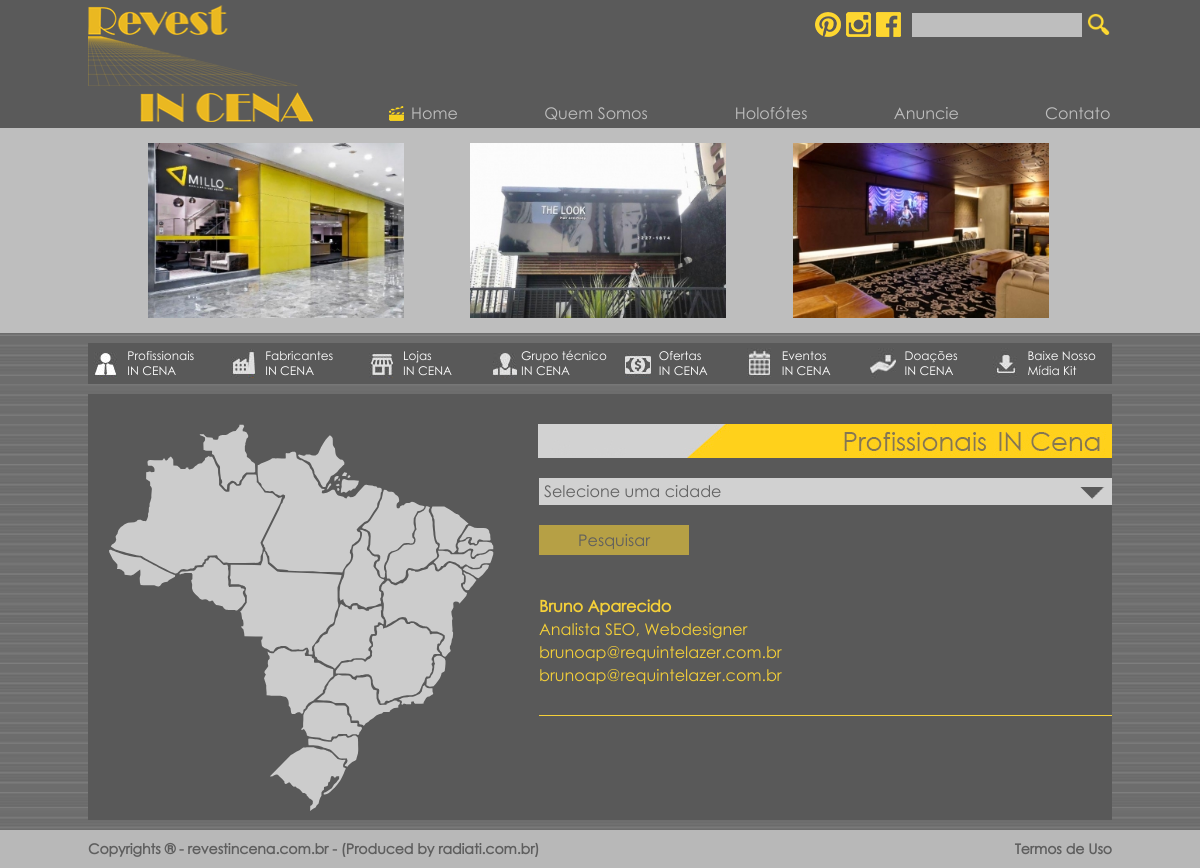
Screenshot of /profissionais.php?id=3 with the database file from the repository.
### tables this page shows
CREATE TABLE IF NOT EXISTS `publicidade` (
  `id_p` int(11) NOT NULL AUTO_INCREMENT,
  `name_p` varchar(30) NOT NULL,
  `image_p` varchar(50) NOT NULL,
  `url_p` varchar(150) NOT NULL,
  PRIMARY KEY (`id_p`)
);

CREATE TABLE IF NOT EXISTS `mapping` (
  `id_ma` int(11) NOT NULL AUTO_INCREMENT,
  `id_ci` int(11) NOT NULL,
  `uf_ma` char(2) NOT NULL,
  `name_ma` varchar(150) NOT NULL,
  `info_ma` varchar(150) NOT NULL,
  `cont1_ma` varchar(150) NOT NULL,
  `cont2_ma` varchar(150) NOT NULL,
  `area_ma` int(11) NOT NULL,
  PRIMARY KEY (`id_ma`)
);

### profissionais.php (the view, shortened to what this page needs)
<?php include_once('cms/php/conn.php'); mysqli_set_charset($conn, "utf8");?>
<!DOCTYPE html>
<html lang="pt-br">
	<head>
		<?php include_once('includes/head.php');?>
	</head>
	<body>
		<?php include_once('includes/header.php');?>
		<?php include_once('includes/menu.php');?>
		<div class="Centro FundoConteudo contato_overflow">
			<img src="imagens/profissionais.jpg" alt="Contato" class="Titulos right" style="margin-bottom: 10px;" />
             <div class="centraliza_barra">
				<div class="MapaMaroto">
					<?php include_once('includes/mapa.php');?>
				</div>
                    <div class="info_direita">
						<form name="selectcidades" method="post" onsubmit="return false">
							<select name="cidade" onchange="CarregarResultados(this.value)" id="SelectCidades">
								<option value="null">Selecione uma cidade</option>
							</select>
							<button onclick="CarregarResultados(document.selectcidades.cidade.value)">Pesquisar</button>
                        </form>
						<div class="ResultBusca">
							<?php
								if(isset($_GET)){
									if(is_numeric($_GET['id'])){
										$SelectMap = mysqli_query($conn, "SELECT * FROM mapping WHERE id_ma=$_GET[id]");
										if(mysqli_num_rows($SelectMap)>0){
											$Mapping = mysqli_fetch_object($SelectMap);
											echo'
												<div class="resultados">
													<b>'.$Mapping->name_ma.'</b> <br>
													  '.$Mapping->info_ma.' <br>
														'.$Mapping->cont1_ma.' <br>
														'.$Mapping->cont2_ma.'
												</div>
											';
										}
									}
								}
							?>
                        </div>
                    </div>
				<div class="esp"></div>
            </div>
			<div class="esp"></div>
        </div>
		<?php include_once('includes/footer.php');?>
	</body>
</html>

### includes/header.php (shortened to what this page needs)
		<header>
			<div class="FundoSuperior">
				<div class="Centro">
					<a href="index.php">
						<img src="imagens/logo.png" alt="logo" class="Logo"/>
					</a>
					<div class="RedesSociaisHeader">
						<div class="IconesEsquerda">
							<img src="imagens/icones/pinterest.png" alt="Pinterest" class="Icones"/>
							<img src="imagens/icones/instagram.png" alt="Instagram" class="Icones"/>
							<img src="imagens/icones/fb.png" alt="Facebook" class="Icones"/>
						</div>
						<div class="FormDireita">
							<form name="buscar" method="post" action="">
								<input type="text" name="busca"/>
								<button onclick="this.submit();">
									<img src="imagens/icones/lupa.png" alt="Lupa"/>
								</button>
							</form>
						</div>
					</div>
					<nav>
						<ul class="MenuSuperior">
<?php
        if($pagename=="home"){
?>
							<li style="background-position: 35px 3px;" class="claquete_ativa" id="hover_claquete">
								<a href="index.php" style="margin-right:48px;">
									Home
								</a>
							</li>
							<li style="background-position: 18px 3px; width: 150px;" id="hover_claquete">
								<a href="quem-somos.php" style="margin-right:8px;">
									Quem Somos
								</a>
							</li>
							<li style="background-position: 58px 3px;" id="hover_claquete">
								<a href="#">
									Holofótes
								</a>
								<ul class="Dropdown">
									<li onclick="location.href='personalidades.php'">
										<a href="personalidades.php">Personalidades IN CENA</a>
									</li>
									<li onclick="location.href='materias.php'">
										<a href="materias.php">Matérias e Artigos</a>
									</li>
									<li onclick="location.href='orgaos-do-setor.php'">
										<a href="orgaos-do-setor.php">Orgãos do Setor</a>
									</li>
									<li onclick="location.href='noticias.php'">
										<a href="noticias.php">Notícias</a>
									</li>
									<li onclick="location.href='projetos.php'">
										<a href="projetos.php">Projetos</a>
									</li>
                                    <li onclick="location.href='newsletter.php'">
										<a href="newsletter.php">Newsletter</a>
									</li>
								</ul>
							</li>
							<li style="background-position: 65px 3px;" id="hover_claquete">
								<a href="#">
									Anuncie
								</a>
							</li>
							<li style="background-position: 63px 3px;" id="hover_claquete">
								<a href="contato.php">
									Contato
								</a>
							</li>
<?php }else if(!isset($pagename)){ ?>
							<li style="background-position: 35px 3px;"  id="hover_claquete" class="claquete_ativa">
								<a href="index.php" style="margin-right:48px;">
									Home
								</a>
							</li>
							<li style="background-position: 18px 3px; width: 150px;" id="hover_claquete">
								<a href="quem-somos.php" style="margin-right:8px;">
									Quem Somos
								</a>
							</li>
							<li style="background-position: 58px 3px;" id="hover_claquete" >
								<a href="#">
									Holofótes
								</a>
							</li>
							<li style="background-position: 65px 3px;" id="hover_claquete">
								<a href="#">
									Anuncie
								</a>
							</li>
                            <li style="background-position: 63px 3px;" id="hover_claquete">
								<a href="contato.php">
									Contato
								</a>
							</li>
<?php } ?>
                        </ul>
					</nav>
					<div class="esp"></div>
				</div>
			</div>
			<div class="FundoInferior">
				<div class="Centro DestaqueTopo">
					<?php
						$SelectPublict = mysqli_query($conn, "SELECT * FROM publicidade LIMIT 0, 3");
						while($Publict=mysqli_fetch_object($SelectPublict)):
						if($Publict->image_p!=''):
					?>
						<a href="<?php echo $Publict->url_p?>" target="_blank">
							<img src="cms/imagens/publicidade/<?php echo $Publict->image_p?>" alt="destaque" class="ImagemDestaqueTopo"/>
						</a>
					<?php
						endif;
						endwhile;
					?>
					<div class="esp"></div>
				</div>
			</div>
		</header>

### css/style.css (style rules this page uses)
* { padding: 0; margin: 0; font-family: "Century Gothic"; outline: none; }
body { background: url(../imagens/fundo.jpg); }
header { width: 100%; height: auto; }
.FundoSuperior, .FundoInferior { width: 100%; height: auto; }
.FundoSuperior { padding: 5px 0; background: #5a5a5a; }
.FundoInferior { padding: 10px 0; background: #bebebe; }
.esp { width: 100%; height: 1px; clear: both; }
.DestaqueTopo a { text-decoration: none; }
.SubMenu, .FundoConteudo { background: #595959; }
.FundoConteudo { padding: 10px; margin-top: 10px !important; }
.right { float: right; }

### css/mobile.css (style rules this page uses)
.FundoSuperior .MenuSuperior .claquete_ativa { background-image: url("../imagens/icones/claquete.png"); background-repeat: no-repeat; }
.Centro { height: auto; margin: auto; position: relative; width: 1024px; }
.FundoConteudo { width: 1004px !important; }
.Logo { float: left; height: auto; width: 22%; }
nav { bottom: 0; height: auto; margin-top: 20px; position: absolute; right: 0; width: 74%; }
.MenuSuperior { list-style: outside none none; }
.MenuSuperior li { float: left; text-align: right; width: 20%; }
.MenuSuperior li a { color: #bebebe; text-decoration: none; }
.RedesSociaisHeader { position: absolute; right: 0; top: 0; width: auto; }
.IconesEsquerda { float: left; padding-right: 10px; padding-top: 2px; text-align: right; width: 200px; }
.FormDireita { float: right; padding-top: 8px; width: 200px; }
.RedesSociaisHeader .Icones { padding-top: 5px; }
.RedesSociaisHeader input[type="text"] { background: #bebebe none repeat scroll 0 0; border: 0 none; padding: 4px 5px; width: 160px; }
.RedesSociaisHeader button { background: transparent none repeat scroll 0 0; border: 0 none; cursor: pointer; height: 24px; margin-left: 5px; padding: 0; position: absolute; width: 23px; }
.RedesSociaisHeader button img { height: auto; width: 100%; }
.ImagemDestaqueTopo { height: auto; margin-right: 2px; margin-top: 5px; margin-left: 60px; width: 25%; }
.Titulos { margin-bottom: 40px; margin-right: -10px; margin-top: 30px; z-index: 10; }
.contato_overflow { overflow: hidden; padding: 0 0 0 20px; }
.FundoConteudo .centraliza_barra { height: auto; width: 100%; }
.MapaMaroto { float: left; height: auto; margin-top: 30px; width: 400px; }
.FundoConteudo .info_direita { float: right; height: auto; width: 573px; }
.FundoConteudo .info_direita select { -moz-appearance: none; -webkit-appearance: none; background: #d1d1d1 url("../imagens/icones/seta_baixo_select.png") no-repeat scroll right center; border: medium none; box-shadow: none; color: #626262; font-family: "Century Gothic"; font-size: 16px; font-weight: inherit; margin-top: 10px; padding: 5px; width: 100%; }
.FundoConteudo .info_direita button { -moz-appearance: none; -webkit-appearance: none; background: #f5d039 none repeat scroll right center; border: medium none; box-shadow: none; color: #626262; cursor: pointer; font-family: "Century Gothic"; font-size: 16px; font-weight: inherit; margin-top: 20px; opacity: 0.6; padding: 5px; width: 150px; }
.FundoConteudo .info_direita .resultados { border-bottom: 1px solid #f5d039; color: #f5d039; float: right; height: 120px; line-height: 23px; margin-top: 20px; width: 573px; }

### rows the page displays
publicidade: image_p (picture)
publicidade: image_p (picture)
publicidade: image_p (picture)
mapping: name_ma "Bruno Aparecido", info_ma "Analista SEO, Webdesigner", cont1_ma "brunoap@requintelazer.com.br", cont2_ma "brunoap@requintelazer.com.br"
